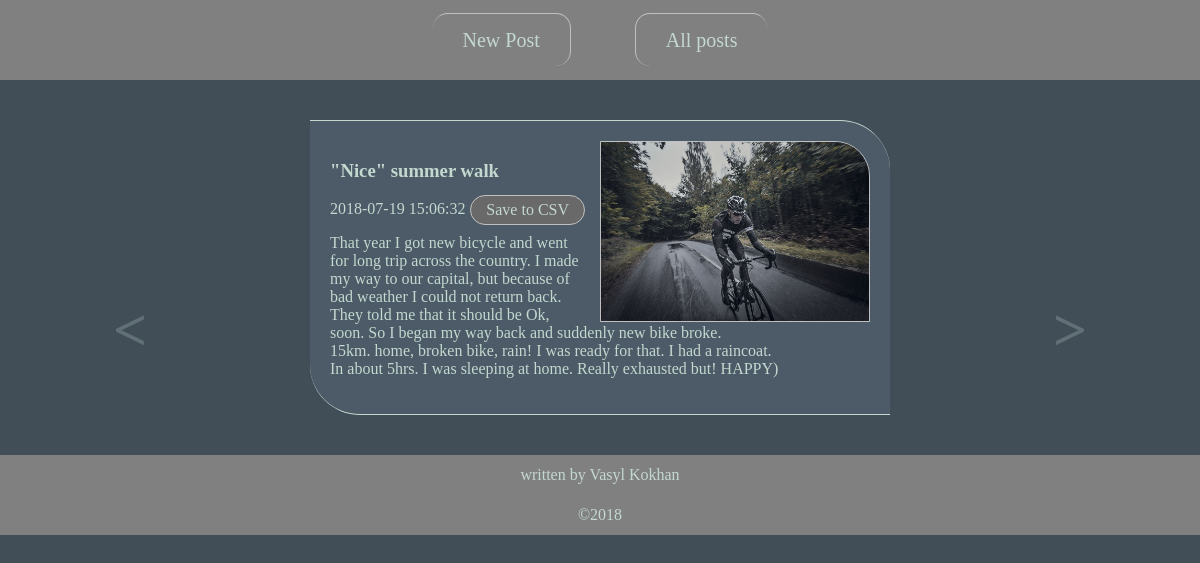
The page /V/fullPost.php on the database its author committed.
### tables this page shows
CREATE TABLE `posts` (
  `id` int(11) NOT NULL,
  `title` varchar(100) NOT NULL,
  `text` varchar(10000) NOT NULL,
  `image` varchar(100) DEFAULT NULL,
  `timestamp` timestamp NOT NULL DEFAULT CURRENT_TIMESTAMP ON UPDATE CURRENT_TIMESTAMP
);

### M/MySql.php (called while the page is built, shortened)
<?php
class DB
{
    static $con;
    static function openConnection() {
        if(!isset(self::$con)){
            self::$con = mysqli_connect("localhost", "root", "root", "blog");
            mysqli_query(self::$con, "set names utf8mb4");
        }
        return true;
    }
    static function getPostById($id) {
        if (self::$con) {
            $request = "SELECT *  FROM posts WHERE id = $id";
            $result = mysqli_query(self::$con, $request);
            return $result;
        }
    }
}
?>

### V/_post.php (the view)
<article class="post <?=$addClass?>" id="post<?=$postId?>">
	<img src="../M/postImages/<?=$postImg?>" alt="post image">
	<h1><?=$postTitle?></h1>
	<span class="postTime"><?=$postTime?></span><?=$exportBtn?>
	<p><?=$postText?></p>
</article>

### V/fullPost.php (shortened to what this page needs)
<?php
	$base = isset($base) ? $base : '..';
?>
<!DOCTYPE html>
<html lang="en">
<head>
	<link rel="stylesheet" href="css/main.css">
</head>
<body>
<?php
	include "$base/V/_header.php";
	$type = "post";
	include "$base/V/_main.php";
	include "$base/V/_footer.php";
?>
</body>
</html>

### V/_header.php
<header>
	<nav id="global">
		<?php
			if(!isset($active)){
		?>
		<a href="V/newPost.php">New Post</a>
		<a href="index.php">All posts</a>
		<?php
			}else if($active == 'all'){
		?>
		<a href="V/newPost.php">New Post</a>
		<a href="index.php" class="active">All posts</a>
		<?php
			}else if($active == 'new'){
		?>
		<a href="V/newPost.php" class="active">New Post</a>
		<a href="index.php">All posts</a>
		<?php
			}
		?>
	</nav>
</header>

### V/_main.php (shortened to what this page needs)
<section>
<?php
	if($type == "all"){
?>
	<aside class="arrow" id="left"><</aside>
	<main>
<?php
	include "$base/C/getPosts.php";
?>
	</main>
	<aside class="arrow" id="right">></aside>
<?php
	}else if($type == "post"){
?>
	<aside class="arrow" id="left"><</aside>
	<main>
<?php
	include "$base/C/getOnePost.php";
?>
	</main>
	<aside class="arrow" id="right">></aside>
<?php } ?>
</section>

### C/getOnePost.php (shortened to what this page needs)
<?php
	$base = isset($base) ? $base : '..';
	$postId = isset($_REQUEST['post']) ? $_REQUEST['post'] : 1;
	$postId = intval($postId);
	if($postId <= 0){
		echo 'Error, no such post with id '.$postId;
	}else{
		include "$base/M/MySql.php";
		$result = DB::getPostById($postId);
		if(mysqli_num_rows($result)==0){
			echo 'Error, MySQL returned 0 rows';
		}else{
			$row = mysqli_fetch_row($result);
			$postId = $row[0];
			$postTitle = nl2br($row[1]);
			$postText = nl2br($row[2]);
			$postImg = $row[3];
			$postTime = $row[4];
			$addClass = "fullPost";
			$exportBtn = '<span id="exportToCSV">Save to CSV</span>';
			include "$base/V/_post.php";
		}
	}
?>

### V/_footer.php
<footer>
	<article id="credits">
		written by Vasyl Kokhan<br>
		&copy;2018
	</article>
</footer>

### css/main.css (style rules this page uses)
body { background-color: #414e58; margin: 0px; padding-bottom: 10vh; }
header { width: 100%; height: 10vh; background-color: gray; }
header nav { margin: 0 auto; width: 40vw; text-align: center; line-height: 10vh; }
header nav a { margin: 0 30px; padding: 15px 30px; text-decoration: none; color: #c3d8cf; -webkit-user-select: none; -moz-user-select: none; -ms-user-select: none; user-select: none; border-radius: 15px; font-size: 20px; }
header nav a:not(.active) { border-top: 1px solid silver; border-right: 1px solid silver; }
header nav a:not(.active):last-child { border-right: none; border-left: 1px solid silver; }
footer { width: 100%; height: 10vh; background-color: gray; position: absolute; }
.arrow { position: fixed; top: 10vh; width: calc( ( 100% - ( 45vw + (20px * 2) ) ) / 2 - 50px); height: calc( 100% - 10vh ); display: inline-block; text-align: center; font-size: 60px; font-weight: bold; line-height: 500px; color: #c3d8cf40; cursor: pointer; -webkit-user-select: none; -moz-user-select: none; -ms-user-select: none; user-select: none; }
.arrow#right { right: 0px; }
.post { overflow: hidden; width: 45vw; margin: 5vh auto; color: #c3d8cf; padding: 20px; border-radius: 0px 50px 0px 50px; border-bottom: 1px solid #c3d8cf; border-top: 1px solid #c3d8cf; }
.post img { margin-left: 15px; float: right; border-radius: 0 35px 0 0; width: 200px; }
.post.fullPost img { width: 50%; border: 1px solid silver; box-sizing: border-box; }
.fullPost { background-color: #4c5b67; }
#exportToCSV { padding: 5px 15px; margin: -5px auto 0; border: 1px solid silver; background-color: dimgray; border-radius: 15px 15px; float: right; cursor: pointer; -webkit-user-select: none; -moz-user-select: none; -ms-user-select: none; user-select: none; }
#credits { margin: 0 auto; width: 40vw; text-align: center; line-height: 5vh; color: #c3d8cf; }

### rows shown on the page
posts: image (picture), title "\"Nice\" summer walk", timestamp "2018-07-19 15:06:32", text "That year I got new bicycle and went for long trip across the country. I made my way to our capital, but because of bad weather I could not return back. They told me that it should be Ok, soon. So I began my way back and suddenly new bike broke. 15km. home, broken bike, rain! I was ready for that. I had a raincoat. In about 5hrs. I was sleeping at home. Really exhausted but! HAPPY)"
